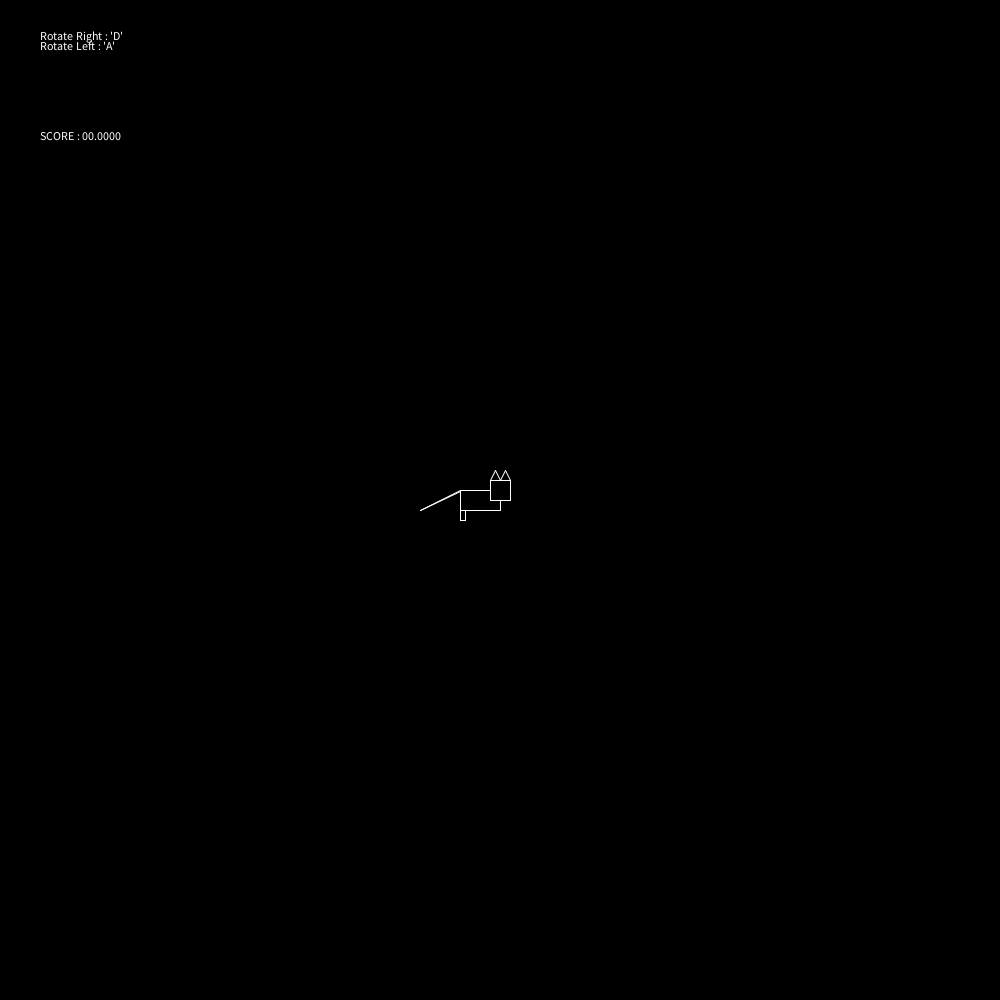
Frame 1 (no input)
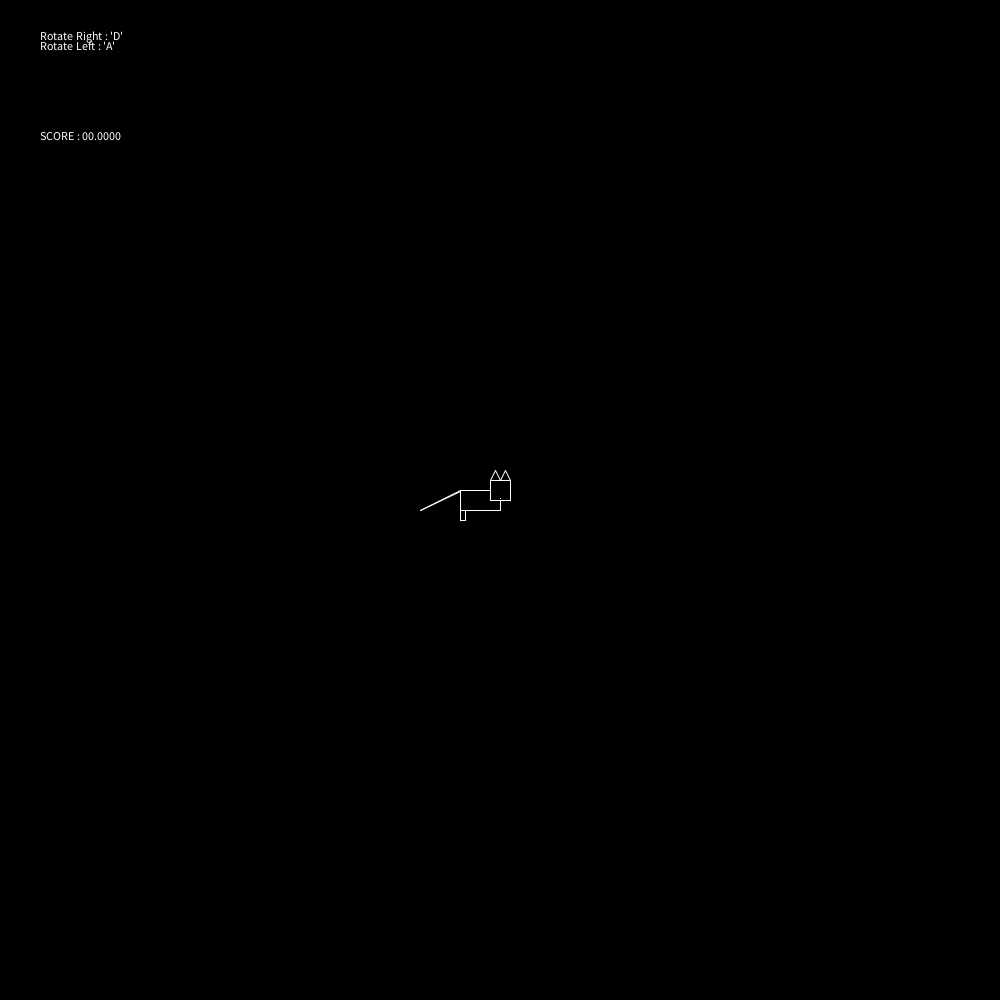
Frame 60 (the mouse pressed at the canvas centre just before this capture)
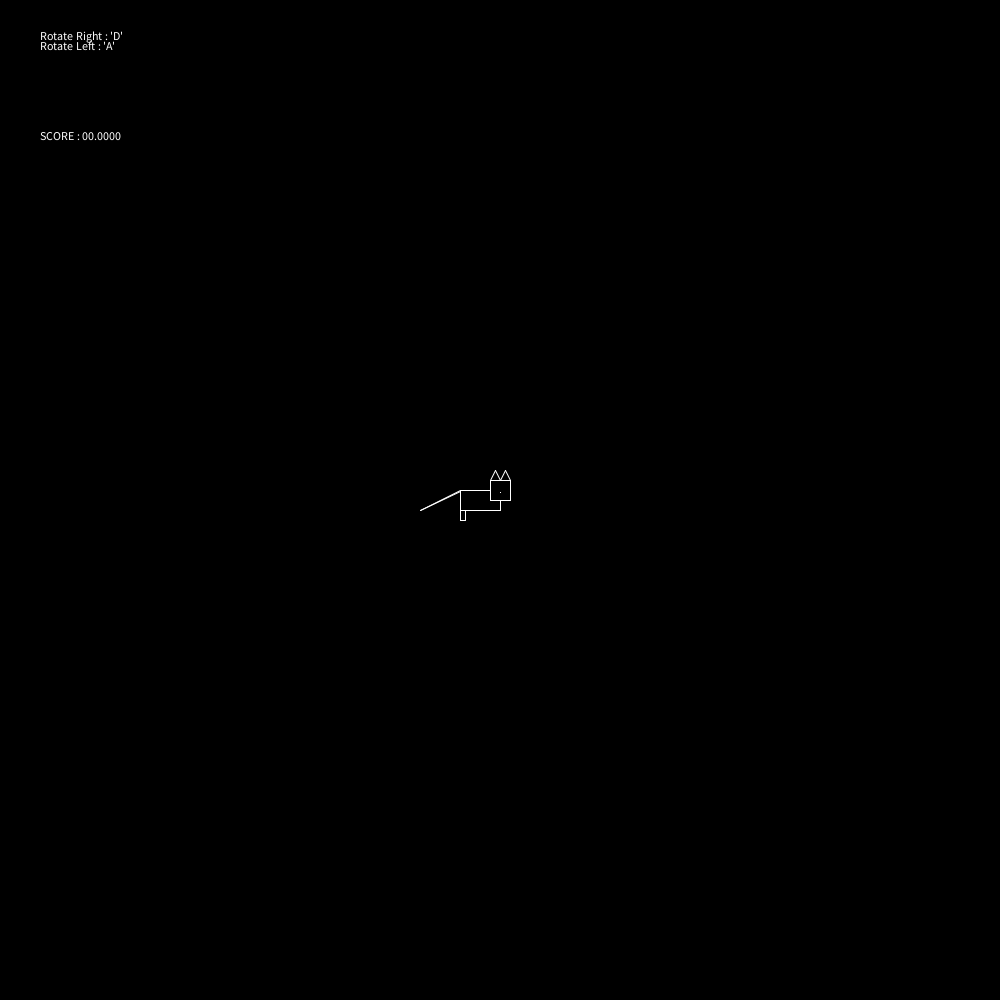
Frame 120 (the mouse held since frame 60 and released just before this capture)

The Processing sketch that drew these frames (run headless with seeded random() and noise(); from frame 60 on, the mouse is pressed at the canvas centre):

// Processing sketch: lunarLander_Cat_A1
// ── lunarLander_Cat_A1.pde
//Lunarlander - Cat idea prototype
PVector catPos = new PVector (0,0);
PVector landPos = new PVector (0,0);
PVector landVelocity = new PVector (0,0);
PVector gravity = new PVector (0,-0.001);
int rotation = 0;
float cos = 0;
float sin = 0;
PVector direction = new PVector(0, 0);
float score = 0;

void setup () {
 size (1000,1000);
 catPos.x = width/2;
 catPos.y = height/2;
 landPos.x = width/2;
 landPos.y = height/2;
 
 smooth(4);
}

void draw () {
  renderSetup ();
  renderLand(); 
  renderCat();
  updateLand();
}

 void renderLand() {
  PVector p3 = new PVector (-100, 295);
  PVector p4 = new PVector (-40, 295);
  PVector p5 = new PVector (-80,310);  
  
  //Rotating Ship Formula
  float x = p3.x*cos - p3.y*sin;
  float y = p3.x*sin + p3.y*cos;
  
  p3.x= x;
  p3.y= y;
  
  x = p4.x*cos - p4.y*sin;
  y = p4.x*sin + p4.y*cos;
  
  p4.x = x;
  p4.y = y;
  
  x = p5.x*cos - p5.y*sin;
  y = p5.x*sin + p5.y*cos;
  
  p5.x = x;
  p5.y = y;
  
  p3.add(landPos);
  p4.add(landPos);
  p5.add(landPos);
  
  line(p3.x,p3.y, p4.x, p4.y);
  line(p4.x,p4.y, p5.x, p5.y);
  line(p5.x,p5.y, p3.x, p3.y);
  
  if (landPos.y < 250 && landPos.y > 150 && rotation > -20 && rotation < 20 )
  {
    score += 10;
    //rotation = int (random(-50, 50));
    landPos.x = width/2;
    landPos.y = height/2;
    rotation += int (random(-100, 100));
    
  cos = cos(radians(rotation));
  sin = sin(radians(rotation));
  direction = new PVector(sin * -1, cos).normalize();
  } 
  
  text("SCORE : "+ nf(score,2,4), 40,140);
  text("Rotate Left : 'A' ", 40,50);
  text("Rotate Right : 'D' ", 40,40);
  //print(rotation);
   }
 
void renderCat () {
  PVector lowerLeftHead = new PVector (-10, 0);
  PVector lowerCenterHead = new PVector (0, 0);
  PVector lowerRightHead = new PVector (10, 0);
  PVector upperLeftHead = new PVector (-10, -20);
  PVector upperCenterHead = new PVector (0, -20);
  PVector upperRightHead = new PVector (10, -20);
  PVector centerLeftHead = new PVector (-10, -10);
  PVector rightTopEar = new PVector (5, -30);
  PVector leftTopEar = new PVector (-5, -30);
  
  PVector lowerLeftChest = new PVector (-40, 10);
  PVector lowerRightChest = new PVector (0, 10);
  PVector upperLeftChest = new PVector (-40, -10);
  PVector upperRightChest = new PVector (0, -10);
  PVector tailHead = new PVector (-80, 10);
  PVector tailBegin = new PVector (-40, -9);
  PVector LowerLeftFirstLeg = new PVector (-40, 20);
  PVector LowerRightFirstLeg = new PVector (-35, 20);
  PVector LowerLeftSecondLeg = new PVector (-30, 20);
  PVector LowerRightSecondLeg = new PVector (-25, 20);
  PVector LowerLeftThirdLeg = new PVector (-15, 20);
  PVector LowerRightThirdLeg = new PVector (-10, 20);
  PVector LowerLeftFourthLeg = new PVector (-5, 20);
  PVector LowerRightFourthLeg = new PVector (0, 20);
  PVector UpperRightFirstLeg = new PVector (-35, 10);
  
  lowerLeftHead.add(catPos);
  lowerCenterHead.add(catPos);
  lowerRightHead.add(catPos);
  upperLeftHead.add(catPos);
  upperCenterHead.add(catPos);
  upperRightHead.add(catPos);
  centerLeftHead.add(catPos);
  lowerLeftChest.add(catPos);
  lowerRightChest.add(catPos);
  upperLeftChest.add(catPos);
  upperRightChest.add(catPos);
  rightTopEar.add(catPos);
  leftTopEar.add(catPos);
  tailHead.add(catPos);
  tailBegin.add(catPos);
  LowerLeftFirstLeg.add(catPos);
  LowerRightFirstLeg.add(catPos);
  LowerLeftSecondLeg.add(catPos);
  LowerRightSecondLeg.add(catPos);
  LowerLeftThirdLeg.add(catPos);
  LowerRightThirdLeg.add(catPos);
  LowerLeftFourthLeg.add(catPos);
  LowerRightFourthLeg.add(catPos);
  UpperRightFirstLeg.add(catPos);
  
  line(lowerLeftChest.x,lowerLeftChest.y,lowerRightChest.x, lowerRightChest.y);
  line(lowerRightChest.x,lowerRightChest.y, lowerCenterHead.x, lowerCenterHead.y);
  line(lowerLeftHead.x,lowerLeftHead.y, lowerRightHead.x, lowerRightHead.y);
  line(lowerRightHead.x,lowerRightHead.y, upperRightHead.x, upperRightHead.y);
  line(upperRightHead.x,upperRightHead.y, upperLeftHead.x, upperLeftHead.y);
  line(upperRightHead.x,upperRightHead.y, rightTopEar.x, rightTopEar.y);
  line(rightTopEar.x,rightTopEar.y, upperCenterHead.x, upperCenterHead.y);
  line(upperCenterHead.x,upperCenterHead.y, leftTopEar.x, leftTopEar.y);
  line(leftTopEar.x,leftTopEar.y, upperLeftHead.x, upperLeftHead.y);
  line(upperLeftHead.x,upperLeftHead.y, lowerLeftHead.x, lowerLeftHead.y);
  
  line(centerLeftHead.x,centerLeftHead.y, upperLeftChest.x, upperLeftChest.y);
  line(upperLeftChest.x,upperLeftChest.y, tailHead.x, tailHead.y);
  line(tailHead.x,tailHead.y, tailBegin.x, tailBegin.y);
  line(upperLeftChest.x,upperLeftChest.y, lowerLeftChest.x, lowerLeftChest.y);
  
  line(lowerLeftChest.x,lowerLeftChest.y, LowerLeftFirstLeg.x, LowerLeftFirstLeg.y);
  line(LowerLeftFirstLeg.x,LowerLeftFirstLeg.y, LowerRightFirstLeg.x, LowerRightFirstLeg.y);
  line(LowerRightFirstLeg.x,LowerRightFirstLeg.y, UpperRightFirstLeg.x, UpperRightFirstLeg.y);
}

void renderSetup () {
  fill(255,255,255);
  stroke(255,255,255);
  background(0,0,0);
}

void updateLand() {
  landVelocity.add(gravity); 
  landPos.add(landVelocity);
}

void keyPressed(){
  if(key == 'a'){
    if(rotation < -360)
      rotation = 0;
     rotation -= 3;
    
    //thrust.x -= 0.001;
  }
  else if(key == 'd' ){
    if(rotation>360)
      rotation = 0;
     rotation +=3;
    //thrust.x += 0.001;
  }
  
  cos = cos(radians(rotation));
  sin = sin(radians(rotation));
  direction = new PVector(sin * -1, cos).normalize();
}
